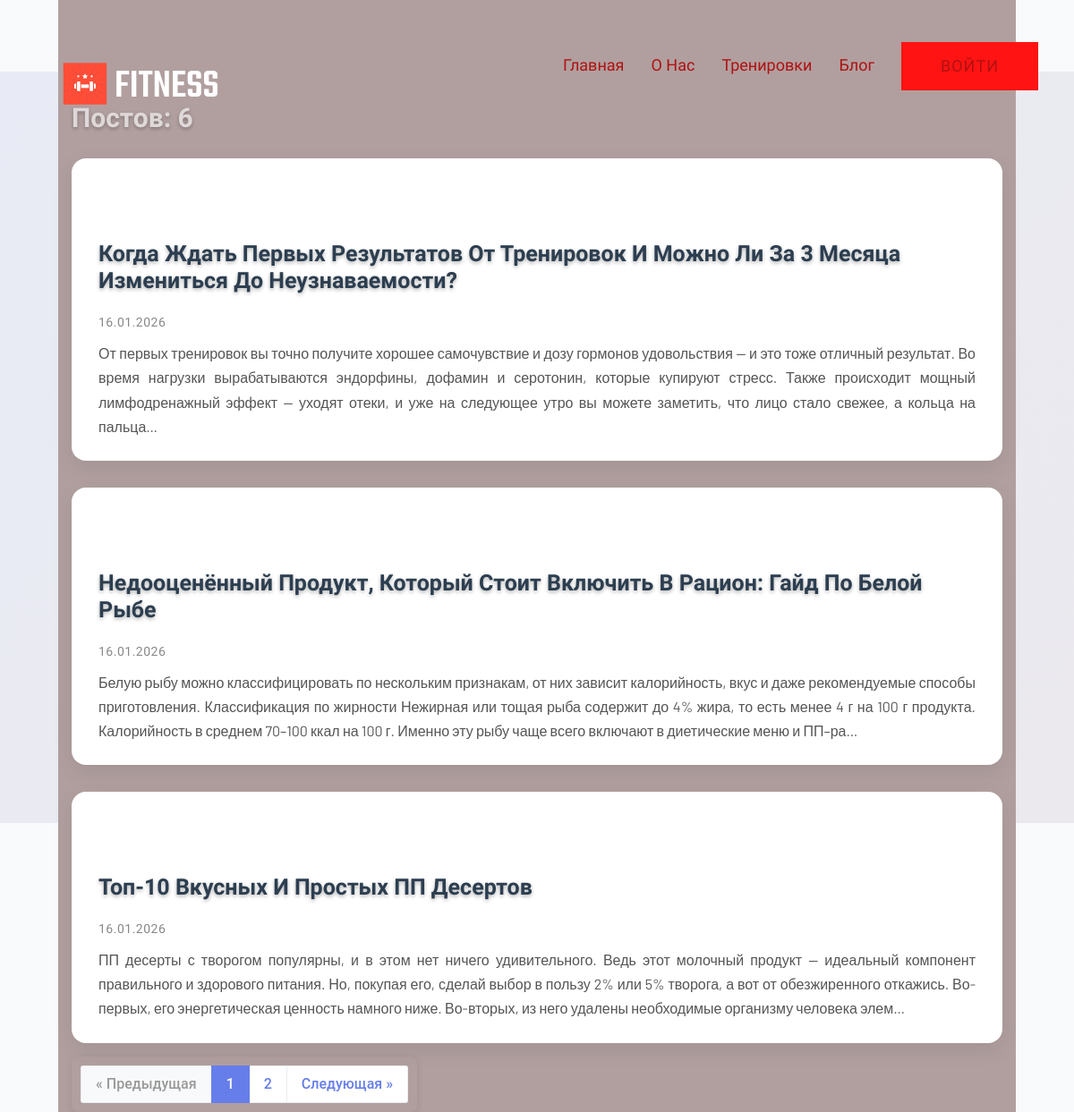
Screenshot of /blog/ with the database file from the repository.
### blog/models.py (models this page shows, shortened)
class Post(models.Model):
    title = models.CharField(max_length=200)
    content = models.TextField()
    created_at = models.DateTimeField(auto_now_add=True)

### blog/views.py (the view)
# urls.py: path('', views.blog_list, name="post_list"),
def blog_list(request):
    posts = Post.objects.all().order_by('-created_at')  # Новые сверху
    paginator = Paginator(posts, 3)  # 3 постов на страницу
    page_number = request.GET.get('page')
    page_obj = paginator.get_page(page_number)
    context = {
        'page_obj': page_obj,
        'paginator': paginator,
    }
    return render(request, 'blog/post_list.html', context)

### blog/templates/blog/post_list.html
{% extends 'coach/base.html' %}
{% load static %}
{% block css %}
<link rel="stylesheet" href="{% static 'assets/css/bootstrap.min.css' %}">
  <link rel="stylesheet" href="{% static 'assets/css/owl.carousel.min.css' %}">
  <link rel="stylesheet" href="{% static 'assets/css/slicknav.css' %}">
    <link rel="stylesheet" href="{% static 'assets/css/flaticon.css' %}">
    <link rel="stylesheet" href="{% static 'assets/css/gijgo.css' %}">
    <link rel="stylesheet" href="{% static 'assets/css/animate.min.css' %}">
    <link rel="stylesheet" href="{% static 'assets/css/animated-headline.css' %}">
  <link rel="stylesheet" href="{% static 'assets/css/magnific-popup.css' %}">
  <link rel="stylesheet" href="{% static 'assets/css/fontawesome-all.min.css' %}">
  <link rel="stylesheet" href="{% static 'assets/css/themify-icons.css' %}">
  <link rel="stylesheet" href="{% static 'assets/css/slick.css' %}">
  <link rel="stylesheet" href="{% static 'assets/css/nice-select.css' %}">
  <link rel="stylesheet" href="{% static 'assets/css/style.css' %}">
<link rel="stylesheet" href= "{% static 'css/style.css' %}">
{% endblock %}
{% block content %}
 <main>
        <div class="slider-area2">
            <div class="slider-height2 d-flex align-items-center pt-80">
                <div class="container">
                    <div class="row">
                        <div class="col-xl-12 pt-90">
                            <div class="hero-cap hero-cap2 text-justify">
                               <h2 class="count">Постов: {{ page_obj.paginator.count }}</h2>
                        {% for post in page_obj %}
                                <div class="element">
                                    <h2 class="top">
                                        <a href="{% url 'detail' post.id %}">{{ post.title }}</a>
                                    </h2>
                                    <div class="post_text">
                                        <h5>{{ post.created_at|date:'d.m.Y' }}</h5>
                                        <p>{{ post.content|striptags|truncatechars:360 }}</p>
                                    </div>
                                </div>
                            {% endfor %}
                            {% if page_obj.has_other_pages %}
                                <nav aria-label="Page navigation">
                                    <ul class="pagination justify-content-center mt-4">
                                        {% if page_obj.has_previous %}
                                            <li class="page-item">
                                                <a class="page-link" href="?page={{ page_obj.previous_page_number }}">
                                                    « Предыдущая
                                                </a>
                                            </li>
                                        {% else %}
                                            <li class="page-item disabled">
                                                <span class="page-link">« Предыдущая</span>
                                            </li>
                                        {% endif %}
                                        {% for num in paginator.page_range %}
                                            {% if page_obj.number == num %}
                                                <li class="page-item active" aria-current="page">
                                                    <span class="page-link">{{ num }}</span>
                                                </li>
                                            {% elif num > page_obj.number|add:-3 and num < page_obj.number|add:3 %}
                                                <li class="page-item">
                                                    <a class="page-link" href="?page={{ num }}">{{ num }}</a>
                                                </li>
                                            {% endif %}
                                        {% endfor %}
                                        {% if page_obj.has_next %}
                                            <li class="page-item">
                                                <a class="page-link" href="?page={{ page_obj.next_page_number }}">
                                                    Следующая »
                                                </a>
                                            </li>
                                        {% else %}
                                            <li class="page-item disabled">
                                                <span class="page-link">Следующая »</span>
                                            </li>
                                        {% endif %}
                                    </ul>
                                </nav>
                            {% endif %}
                        </div>
                    </div>
                </div>
            </div>
        </div>
    </div>
</main>
{% endblock %}

### coach/static/css/style.css (style rules this page uses)
body { background-color:#FFF; font-family: "Lato", sans-serif; font-weight: 300; font-size:16px; line-height:18px; color:#777; }
p { margin:0; }
a { color: #aa0a5f; }
a, a:hover, a:focus { text-decoration: none; outline: 0; }
h1, h2, h3, h4, h5, h6 { color: #333; margin:0; font-weight: normal; }
h2 { font-size: 24px; }
h5 { font-size: 16px; }
.pagination { display: inline-flex; list-style: none; padding: 10px; border-radius: 8px; overflow: hidden; box-shadow: 0 2px 8px rgba(0, 0, 0, 0.1); }
.page-item { margin: 0; }
.page-link, .page-item.active .page-link { color: #667eea; padding: 10px 16px; text-decoration: none; font-weight: 500; transition: all 0.3s ease; border: 1px solid #e9ecef; }
.page-item.active .page-link { background-color: #667eea; color: white; border-color: #667eea; }
.page-item.disabled .page-link { color: #999; pointer-events: none; background-color: #f8f9fa; border-color: #e9ecef; }
* { margin: 0; padding: 0; box-sizing: border-box; }
body { font-family: 'Roboto', sans-serif; color: #ccb5b5; line-height: 1.6; background-color: #d3dfeb; }
.container { padding-top: 80px; padding-bottom: 50px; max-width: 1200px; margin: 0 auto; width: 100%; background: #b19f9f; }
body { font-family: 'Roboto', sans-serif; background-color: #dee5f7; color: #f3efef; line-height: 1.6; }
.slider-area2 { background: linear-gradient(135deg, #e8ebf5 0%, #ebe9ee 100%); padding: 95px 0; }
.slider-height2 { position: relative; }
.hero-cap2 { padding-top: 95px; text-align: left; color: white; }
.hero-cap2 h2 { font-size: 30px; text-align: left; font-weight: 700; margin-bottom: 10px; text-shadow: 0 2px 4px rgba(0, 0, 0, 0.3); padding-top: 15px; }
.count { font-size: 15px; text-align: left; opacity: 0.9; margin-top: 5px; }
.container { max-width: 1070px; margin: 0 auto; padding: 0 15px; }
.row { display: flex; flex-wrap: wrap; margin-left: -15px; margin-right: -15px; }
.col-xl-12 { flex: 0 0 100%; max-width: 100%; padding-left: 15px; padding-right: 15px; }
.element { background: white; border-radius: 16px; overflow: hidden; box-shadow: 0 8px 25px rgba(0, 0, 0, 0.08); margin-top: 30px; transition: transform 0.3s ease, box-shadow 0.3s ease; position: relative; }
.top { margin: 0; padding: 25px 30px 15px; }
.top a { color: #2c3e50; font-size: 25px; font-weight: 600; text-decoration: none; transition: color 0.3s ease; }
.post_text { padding: 0 30px 25px; }
.post_text h5 { color: #888; font-size: 14px; font-weight: 500; margin-bottom: 12px; letter-spacing: 0.5px; }
.post_text p { color: #555; font-size: 16px; line-height: 1.7; margin: 0; }
body { font-family: 'Roboto', sans-serif; background-color: #f9fafc; color: #b8b2b2; line-height: 1.6; padding: 80px 0; }

### rows the page displays
Post: title "Когда Ждать Первых Результатов От Тренировок И Можно Ли За 3 Месяца Измениться До Неузнаваемости?", created_at "16.01.2026", content "От первых тренировок вы точно получите хорошее самочувствие и дозу гормонов удовольствия — и это тоже отличный результат. Во время нагрузки вырабатываются эндорфины, дофамин и серотонин, которые купируют стресс. Также происходит мощный лимфодренажный эффект — уходят отеки, и уже на следующее утро вы можете заметить, что лицо стало свежее, а кольца на пальца…"
Post: title "Недооценённый Продукт, Который Стоит Включить В Рацион: Гайд По Белой Рыбе", created_at "16.01.2026", content "Белую рыбу можно классифицировать по нескольким признакам, от них зависит калорийность, вкус и даже рекомендуемые способы приготовления. Классификация по жирности Нежирная или тощая рыба содержит до 4% жира, то есть менее 4 г на 100 г продукта. Калорийность в среднем 70–100 ккал на 100 г. Именно эту рыбу чаще всего включают в диетические меню и ПП–ра…"
Post: title "Топ-10 Вкусных И Простых ПП Десертов", created_at "16.01.2026", content "ПП десерты с творогом популярны, и в этом нет ничего удивительного. Ведь этот молочный продукт — идеальный компонент правильного и здорового питания. Но, покупая его, сделай выбор в пользу 2% или 5% творога, а вот от обезжиренного откажись. Во-первых, его энергетическая ценность намного ниже. Во-вторых, из него удалены необходимые организму человека элем…"

### other values shown
{{ page_obj.paginator.count }} "6"
{{ num }} "1"
{{ num }} "2"
